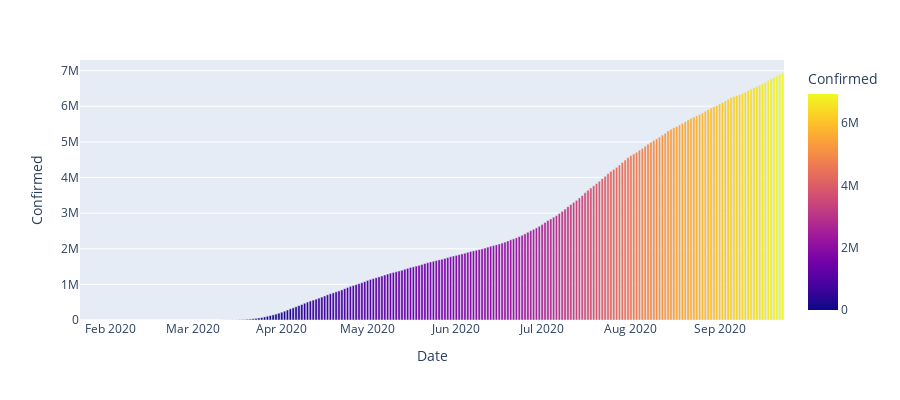

The notebook cell this image was saved under:
### Code cell
px.bar(df_US, x="Date", y="Confirmed", color="Confirmed", height=400)

### Figure 1 — Plotly figure (JSON) as saved in the notebook; plotly's stock layout.template omitted (floating-point values rounded to 4 significant figures; data arrays with more than 128 entries replaced by an {"elided": "..."} marker saying what was removed)
{"data": [{"alignmentgroup": "True", "hovertemplate": "Date=%{x}<br>Confirmed=%{marker.color}<extra></extra>", "legendgroup": "", "marker": {"color": {"elided": "246 int values"}, "coloraxis": "coloraxis"}, "name": "", "offsetgroup": "", "orientation": "v", "showlegend": false, "textposition": "auto", "type": "bar", "x": {"elided": "246 str values"}, "xaxis": "x", "y": {"elided": "246 int values"}, "yaxis": "y"}], "layout": {"barmode": "relative", "coloraxis": {"colorbar": {"title": {"text": "Confirmed"}}, "colorscale": [[0, "#0d0887"], [0.1111, "#46039f"], [0.2222, "#7201a8"], [0.3333, "#9c179e"], [0.4444, "#bd3786"], [0.5556, "#d8576b"], [0.6667, "#ed7953"], [0.7778, "#fb9f3a"], [0.8889, "#fdca26"], [1, "#f0f921"]]}, "height": 400, "legend": {"tracegroupgap": 0}, "margin": {"t": 60}, "xaxis": {"anchor": "y", "domain": [0, 1], "title": {"text": "Date"}}, "yaxis": {"anchor": "x", "domain": [0, 1], "title": {"text": "Confirmed"}}}}
